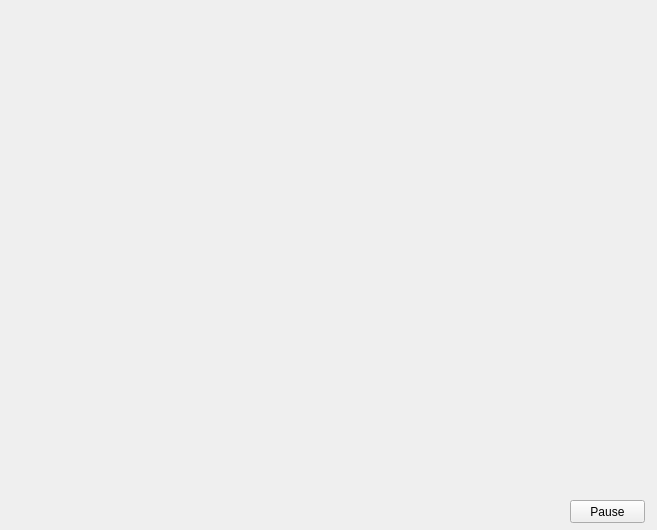
<?xml version="1.0" encoding="UTF-8"?>
<ui version="4.0">
 <class>form_tool_webcam</class>
 <widget class="QWidget" name="form_tool_webcam">
  <property name="geometry">
   <rect>
    <x>0</x>
    <y>0</y>
    <width>657</width>
    <height>530</height>
   </rect>
  </property>
  <property name="windowTitle">
   <string>Form</string>
  </property>
  <widget class="QLabel" name="lblOriginal">
   <property name="geometry">
    <rect>
     <x>10</x>
     <y>10</y>
     <width>640</width>
     <height>480</height>
    </rect>
   </property>
   <property name="autoFillBackground">
    <bool>true</bool>
   </property>
   <property name="text">
    <string/>
   </property>
  </widget>
  <widget class="QPushButton" name="btnPauseAndResume">
   <property name="geometry">
    <rect>
     <x>570</x>
     <y>500</y>
     <width>75</width>
     <height>23</height>
    </rect>
   </property>
   <property name="text">
    <string>Pause</string>
   </property>
  </widget>
 </widget>
 <resources/>
 <connections/>
</ui>
